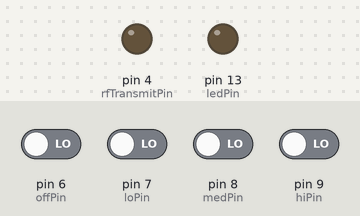
The sketch below on a simulated Arduino Uno, built with avr-gcc and run on an emulated ATmega328P. Shown: output pins drawn as LEDs (lit = HIGH). Inputs (shaded band) come from the test bench; at power-on: pin 6 (offPin), pin 7 (loPin), pin 8 (medPin), pin 9 (hiPin) LOW.

Above: at 5.2 s.
5.3 s: pin 6 (offPin) driven HIGH
At 6.88 s:
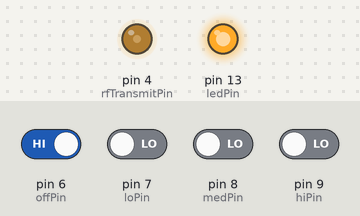
8.3 s: pin 6 (offPin) driven LOW
At 9.6 s:
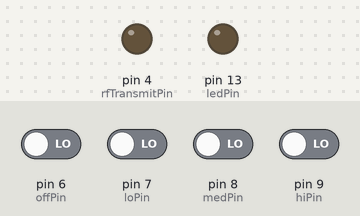
10.1 s: pin 7 (loPin) driven HIGH
At 11.68 s:
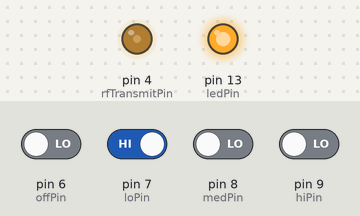
13.1 s: pin 7 (loPin) driven LOW
At 14.5 s:
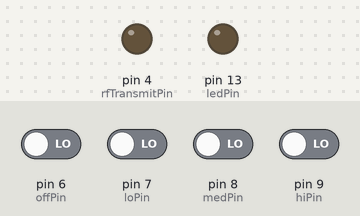
14.9 s: pin 8 (medPin) driven HIGH
At 16.48 s:
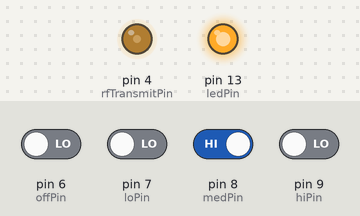
Timing chart, 0 to 18.9 s (numbered marks = the images above; inputs shaded):
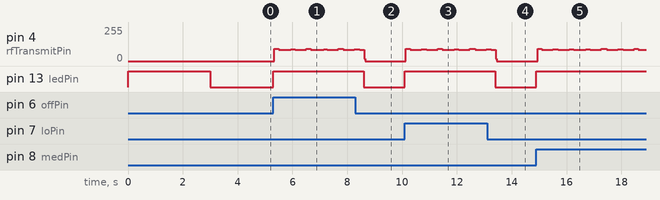

Measured:
- after the input at 5.3 s, pin 4 (rfTransmitPin): 0/255 → 91/255 at once, then moves between 84/255 and 91/255, repeating every 1.2 s; pin 13 (ledPin): LOW → HIGH at once
- after the input at 8.3 s, pin 13 (ledPin): HIGH → LOW after 0.30 s
- after the input at 10.1 s, pin 4 (rfTransmitPin): 0/255 → 91/255 at once, then repeats every 1.2 s: 84/255 0.40 s, 90/255 0.20 s, 84/255 0.40 s, 91/255 0.16 s; pin 13 (ledPin): LOW → HIGH at once
- after the input at 13.1 s, pin 13 (ledPin): HIGH → LOW after 0.30 s
- after the input at 14.9 s, pin 4 (rfTransmitPin): 0/255 → 91/255 at once, → 84/255 0.16 s later, → 90/255 0.40 s later, → 84/255 0.20 s later, … (14 changes in this stretch); pin 13 (ledPin): LOW → HIGH at once

The sketch:

fansketch.ino
```cpp
/*
  ADAPTED FROM:
  Transmit sketch - RF Calibration
     Written by ScottC 17 July 2014
     Arduino IDE version 1.0.5
     Website: http://arduinobasics.blogspot.com
     Transmitter: FS1000A/XY-FST
     Description: A simple sketch used to calibrate RF transmission.
 ------------------------------------------------------------- */

 #define rfTransmitPin 4  //RF Transmitter pin = digital pin 4
 #define ledPin 13        //Onboard LED = digital pin 13
 #define offPin 6      //The button being used to turn stuff off
 #define loPin 7
 #define medPin 8
 #define hiPin 9

 const int codeSize = 25;      //The size of the code to transmit
 int codeToTransmit[codeSize]; //The array used to hold the RF code
 int fanOFF[]={4,4,4,4,4,4,4,4,5,2,2,2,2,2,2,2,2,2,2,2,2,2,2,1,6}; //The RF code that will turn the fan OFF
 int fanLOW[]={4,4,4,4,4,4,4,4,5,2,2,2,2,2,2,2,2,2,2,2,2,2,1,5,3}; //The RF code that will turn the fan on LOW
 int fanMED[]={4,4,4,4,4,4,4,4,5,2,2,2,2,2,2,2,2,2,2,2,1,5,4,4,3}; //The RF code that will turn the fan on MED (3)
 int fanHI[]={4,4,4,4,4,4,4,4,5,2,2,2,2,2,2,2,2,1,5,2,2,2,2,2,3};
 int codeToggler = 0;  //Used to switch between turning the light ON and OFF
 int timeDelay=100;      // The variable used to calibrate the RF signal lengths.


 void setup(){
   Serial.begin(9600);        // Turn the Serial Protocol ON
   pinMode(rfTransmitPin, OUTPUT);   //Transmit pin is an output
   pinMode(ledPin, OUTPUT);
   pinMode(offPin, INPUT);
   pinMode(loPin, INPUT);
   pinMode(medPin, INPUT);
   pinMode(hiPin, INPUT);

 //LED initialisation sequence - gives us some time to get ready
  digitalWrite(ledPin, HIGH);
  delay(3000);
  digitalWrite(ledPin, LOW);
  delay(1000);
 }


  void loop(){
    //Select the appropriate code to queue for send based on the active digital pin
    if(digitalRead(offPin)==HIGH){
        toggleCode(0);    // switch between fan of and lo
        transmitCode();  // transmit the code to RF receiver on the Fan/Light
    }
    if(digitalRead(loPin)==HIGH){
        toggleCode(1);    // switch between fan of and lo
        transmitCode();  // transmit the code to RF receiver on the Fan/Light
    }
    if(digitalRead(medPin)==HIGH){
        toggleCode(2);    // switch between fan of and lo
        transmitCode();  // transmit the code to RF receiver on the Fan/Light
    }
    if(digitalRead(hiPin)==HIGH){
        toggleCode(3);    // switch between fan of and lo
        transmitCode();  // transmit the code to RF receiver on the Fan/Light
    }
    //timeDelay+=10;    //Increment the timeDelay by 10 microseconds with every transmission
    //delay(5000);      //Each transmission will be about 5 seconds apart.
  }


  /*----------------------------------------------------------------
     toggleCode(): Used to queue the appropriate code for send into codeToTransmit() array
  -----------------------------------------------------------------*/
  void toggleCode(int x){
    switch(x){
      case 0:
        for(int i = 0; i<codeSize; i++){
           codeToTransmit[i]=fanOFF[i];
        }
      case 1:
        for(int i = 0; i<codeSize; i++){
           codeToTransmit[i]=fanLOW[i];
        }
      case 2:
        for(int i = 0; i<codeSize; i++){
           codeToTransmit[i]=fanMED[i];
        }
      case 3:
        for(int i = 0; i<codeSize; i++){
           codeToTransmit[i]=fanHI[i];
        }
    }
  }


  /*-----------------------------------------------------------------
    transmitCode(): Used to transmit the signal to the RF receiver on
                    the fan/light. There are 6 different HIGH-LOW signal combinations.

                    SH = short high   or  LH = long high
                                     PLUS
         SL = short low    or    LL = long low    or    VLL = very long low

  -------------------------------------------------------------------*/
   void transmitCode(){
    // The LED will be turned on to create a visual signal transmission indicator.
    digitalWrite(ledPin, HIGH);

   //initialise the variables
    int highLength = 0;
    int lowLength = 0;

    //The signal is transmitted 8 times in succession - this may vary with your remote.
    for(int j = 0; j<8; j++){
      for(int i = 0; i<codeSize; i++){
        switch(codeToTransmit[i]){
          case 1: // SH + SL
            highLength=3;
            lowLength=5;
          break;
          case 2: // SH + LL
            highLength=3;
            lowLength=10;
          break;
          case 3: // SH + VLL
            highLength=3;
            lowLength=52;
          break;
          case 4: // LH + SL
            highLength=8;
            lowLength=5;
          break;
          case 5: // LH + LL
            highLength=8;
            lowLength=10;
          break;
          case 6: // LH + VLL
            highLength=8;
            lowLength=52;
          break;
        }

         /* Transmit a HIGH signal - the duration of transmission will be determined
            by the highLength and timeDelay variables */
         digitalWrite(rfTransmitPin, HIGH);
         delayMicroseconds(highLength*timeDelay);

         /* Transmit a LOW signal - the duration of transmission will be determined
            by the lowLength and timeDelay variables */
         digitalWrite(rfTransmitPin,LOW);
         delayMicroseconds(lowLength*timeDelay);
      }
    }
    //Turn the LED off after the code has been transmitted.
    digitalWrite(ledPin, LOW);
 }
```
